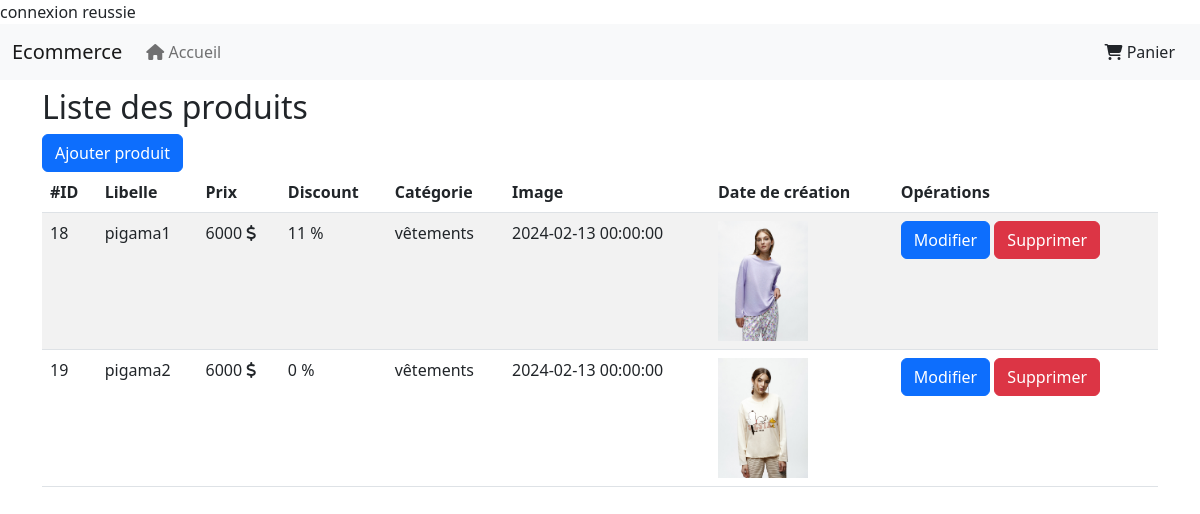
Screenshot of /ecommerce/produits.php with the database file from the repository.
### tables this page shows
CREATE TABLE `produit` (
  `id` int(11) NOT NULL,
  `libelle` varchar(100) NOT NULL,
  `prix` decimal(10,0) NOT NULL,
  `discount` int(11) NOT NULL,
  `id_categorie` int(11) NOT NULL,
  `date_creation` datetime NOT NULL,
  `description` varchar(255) NOT NULL,
  `image` varchar(150) NOT NULL
);

CREATE TABLE `categorie` (
  `id` int(11) NOT NULL,
  `libelle` varchar(100) NOT NULL,
  `description` varchar(255) NOT NULL,
  `date_creation` datetime NOT NULL DEFAULT current_timestamp(),
  `icone` varchar(200) NOT NULL
);

### ecommerce/produits.php (the view, shortened to what this page needs)
<!doctype html>
<html lang="en">
<head>
    <?php include 'include/head.php' ?>
</head>
<body>
<?php include 'include/nav.php' ?>
<div class="container py-2">
    <h2>Liste des produits</h2>
    <a href="ajouter_produit.php" class="btn btn-primary">Ajouter produit</a>
    <table class="table table-striped table-hover">
        <thead>
            <tr>
                <th>#ID</th>
                <th>Libelle</th>
                <th>Prix</th>
                <th>Discount</th>
                <th>Catégorie</th>
                <th>Image</th>
                <th>Date de création</th>
                <th>Opérations</th>
            </tr>
        </thead>
        <tbody>
        <?php
        require_once 'include/database.php';
        $categories = $pdo->query("SELECT produit.*,categorie.libelle as 'categorie_libelle' FROM produit INNER JOIN categorie ON produit.id_categorie = categorie.id")->fetchAll(PDO::FETCH_OBJ);
        foreach ($categories as $produit){
            $prix = $produit->prix;
            $discount = $produit->discount;
            ?>
            <tr>
                <td><?= $produit->id ?></td>
                <td><?= $produit->libelle ?></td>
                <td><?= $prix ?> <i class="fa fa-solid fa-dollar"></i></td>
                <td><?= $discount ?> %</td>
                <td><?= $produit->categorie_libelle ?></td>
                <td><?= $produit->date_creation ?></td>
                <td><img class="img-fluid" width="90" src="upload/produit/<?= $produit->image ?>" alt="<?= $produit->libelle ?>"></td>
                <td>
                    <a class="btn btn-primary" href="modifier_produit.php?id=<?php echo $produit->id ?>">Modifier</a>
                    <a class="btn btn-danger" href="supprimer_produit.php?id=<?php echo $produit->id ?>" onclick="return confirm('Voulez vous vraiment supprimer le produit <?php echo $produit->libelle?> ?')">Supprimer</a>
                </td>
            </tr>
            <?php
        }
        ?>
        </tbody>
    </table>
</div>
</body>
</html>

### ecommerce/include/head.php (shortened to what this page needs)
<link href="https://cdn.jsdelivr.net/npm/bootstrap@5.2.2/dist/css/bootstrap.min.css" rel="stylesheet"
>
<link href="https://cdnjs.cloudflare.com/ajax/libs/font-awesome/6.2.0/css/all.min.css" rel="stylesheet"
      type="text/css">

### ecommerce/include/nav.php (shortened to what this page needs)
<?php
$servername = "localhost";
$usernamemysql = "root";
$password = "";
$dbname = "yassine";
$conn = mysqli_connect($servername, $usernamemysql, $password, $dbname);
if (!$conn) {
    echo "connexion impossible <br>";
} else {
    echo "connexion reussie <br>";
}
?>
<nav class="navbar navbar-expand-lg bg-light">
    <div class="container-fluid">
        <a class="navbar-brand" href="#">Ecommerce</a>
        <?php
        $currentPage = $_SERVER['PHP_SELF'];
        ?>
        <div class="collapse navbar-collapse" id="navbarNav">
            <ul class="navbar-nav">
                <li class="nav-item">
                    <a class="nav-link <?php if ($currentPage == '/ecommerce/index.php') echo 'active' ?>"
                       aria-current="page" href="index.php"><i class="fa-solid fa-home"></i> Accueil</a>
                </li>
            </ul>
        </div>
        <a class="btn float-end" href="front/"><i class="fa-solid fa-cart-shopping"></i> Panier</a>
    </div>
</nav>

### rows the page displays
produit: id "18", libelle "pigama1", prix "6000", discount "11", id_categorie.libelle "vêtements", date_creation "2024-02-13 00:00:00", image (picture)
produit: id "19", libelle "pigama2", prix "6000", discount "0", id_categorie.libelle "vêtements", date_creation "2024-02-13 00:00:00", image (picture)
